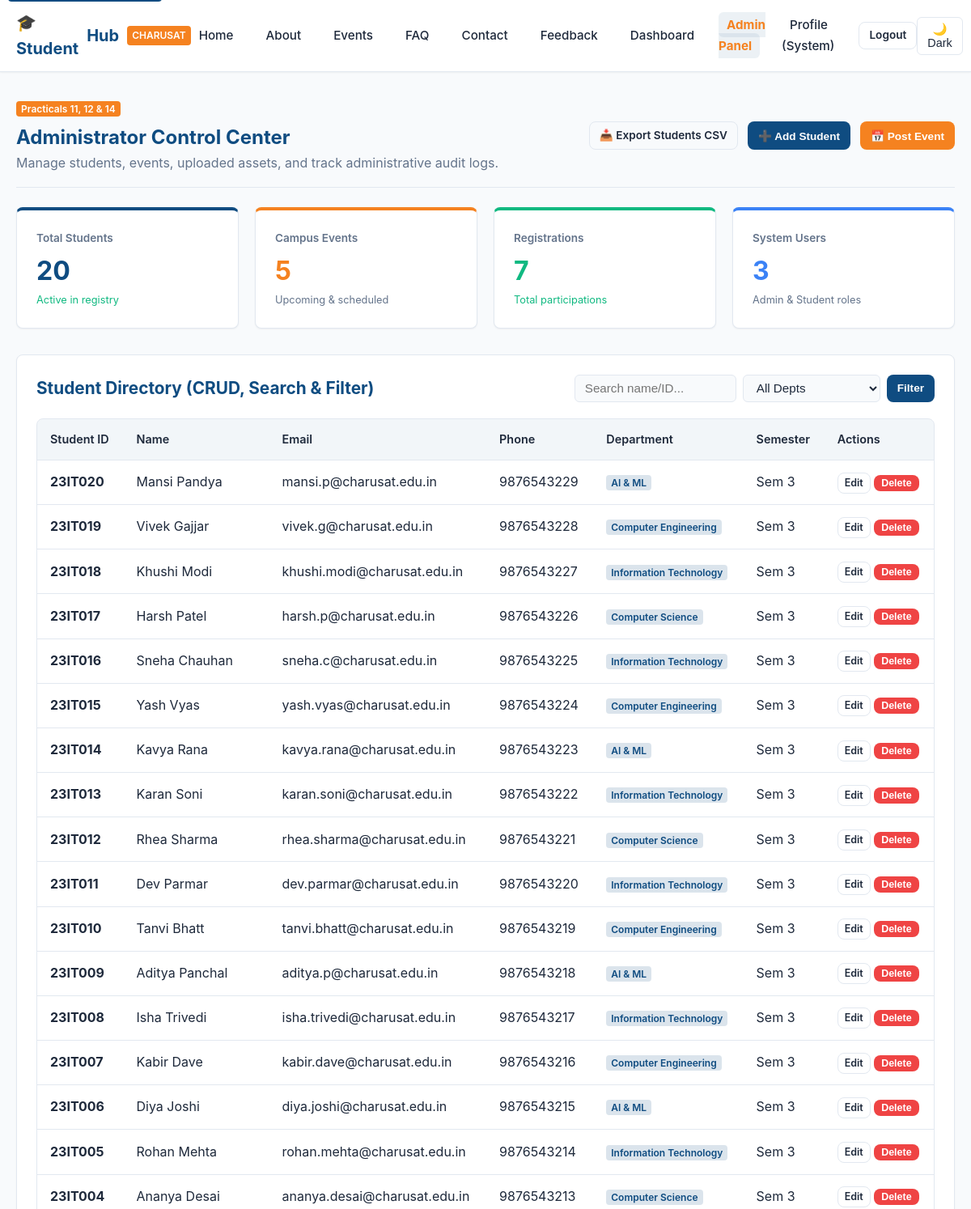
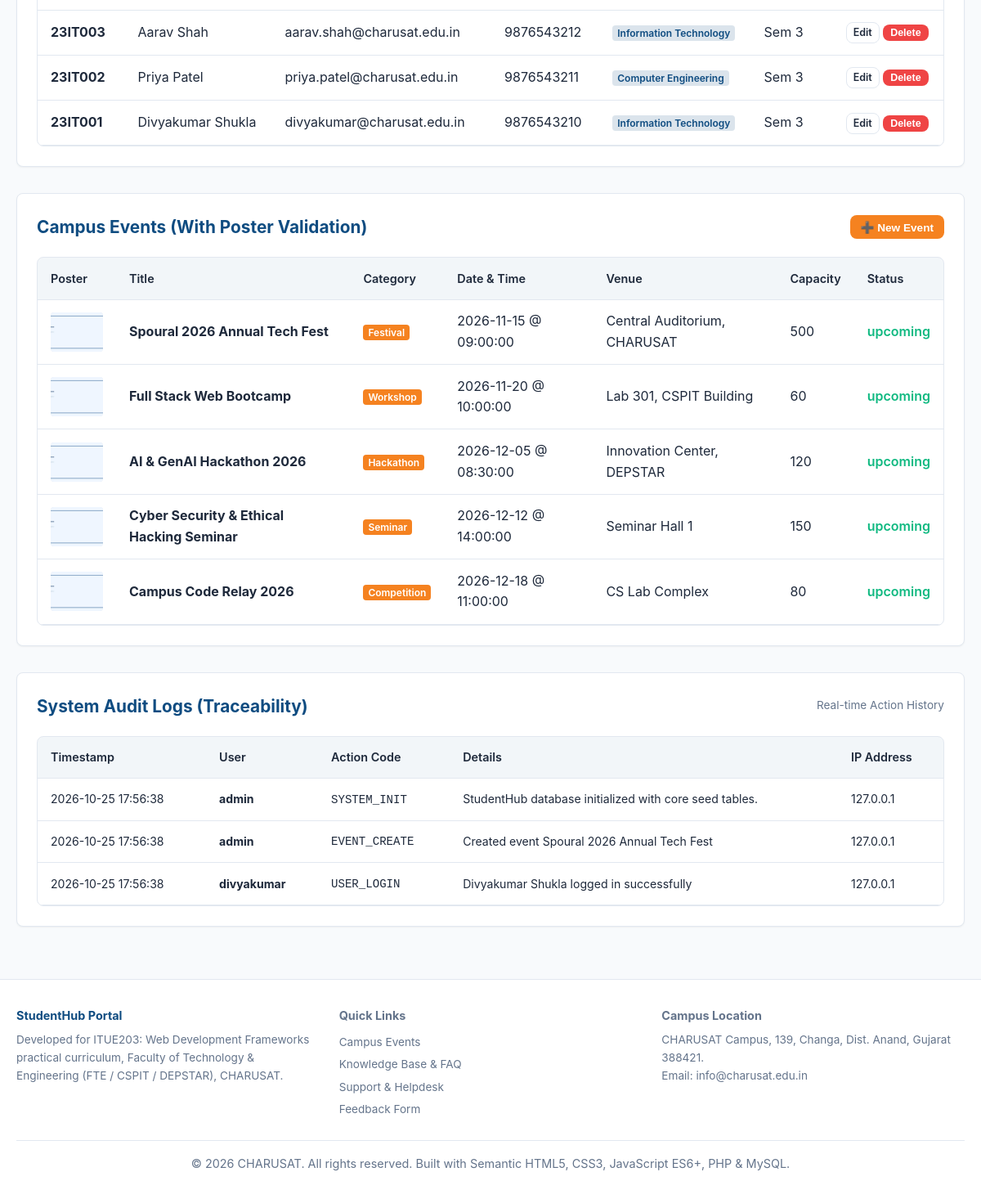
/admin.php (signed in), run on the app's committed database (2 pictures, top to bottom).
### tables this page shows
CREATE TABLE `students` (
  `id` INT AUTO_INCREMENT PRIMARY KEY,
  `user_id` INT NULL,
  `student_id` VARCHAR(20) NOT NULL UNIQUE,
  `first_name` VARCHAR(50) NOT NULL,
  `last_name` VARCHAR(50) NOT NULL,
  `email` VARCHAR(100) NOT NULL UNIQUE,
  `phone` VARCHAR(15) NOT NULL,
  `department` VARCHAR(50) NOT NULL,
  `semester` INT NOT NULL DEFAULT 3,
  `gender` ENUM('Male', 'Female', 'Other') NOT NULL,
  `status` ENUM('active', 'inactive', 'deleted') NOT NULL DEFAULT 'active',
  `created_at` TIMESTAMP DEFAULT CURRENT_TIMESTAMP,
  `updated_at` TIMESTAMP DEFAULT CURRENT_TIMESTAMP ON UPDATE CURRENT_TIMESTAMP,
  CONSTRAINT `fk_students_user` FOREIGN KEY (`user_id`) REFERENCES `users` (`id`) ON DELETE SET NULL
);

CREATE TABLE `events` (
  `id` INT AUTO_INCREMENT PRIMARY KEY,
  `title` VARCHAR(150) NOT NULL,
  `category` VARCHAR(50) NOT NULL,
  `description` TEXT NOT NULL,
  `event_date` DATE NOT NULL,
  `event_time` TIME NOT NULL,
  `venue` VARCHAR(100) NOT NULL,
  `poster_image` VARCHAR(255) DEFAULT 'default_event.jpg',
  `capacity` INT NOT NULL DEFAULT 100,
  `status` ENUM('upcoming', 'completed', 'cancelled') NOT NULL DEFAULT 'upcoming',
  `created_by` INT NULL,
  `created_at` TIMESTAMP DEFAULT CURRENT_TIMESTAMP,
  `updated_at` TIMESTAMP DEFAULT CURRENT_TIMESTAMP ON UPDATE CURRENT_TIMESTAMP,
  CONSTRAINT `fk_events_created_by` FOREIGN KEY (`created_by`) REFERENCES `users` (`id`) ON DELETE SET NULL
);

CREATE TABLE `audit_logs` (
  `id` INT AUTO_INCREMENT PRIMARY KEY,
  `user_id` INT NULL,
  `action` VARCHAR(100) NOT NULL,
  `details` TEXT NULL,
  `ip_address` VARCHAR(45) NULL,
  `created_at` TIMESTAMP DEFAULT CURRENT_TIMESTAMP,
  CONSTRAINT `fk_audit_user` FOREIGN KEY (`user_id`) REFERENCES `users` (`id`) ON DELETE SET NULL
);

CREATE TABLE `users` (
  `id` INT AUTO_INCREMENT PRIMARY KEY,
  `username` VARCHAR(50) NOT NULL UNIQUE,
  `email` VARCHAR(100) NOT NULL UNIQUE,
  `password` VARCHAR(255) NOT NULL,
  `role` ENUM('admin', 'student') NOT NULL DEFAULT 'student',
  `full_name` VARCHAR(100) NOT NULL,
  `status` ENUM('active', 'inactive') NOT NULL DEFAULT 'active',
  `last_login` DATETIME NULL,
  `created_at` TIMESTAMP DEFAULT CURRENT_TIMESTAMP,
  `updated_at` TIMESTAMP DEFAULT CURRENT_TIMESTAMP ON UPDATE CURRENT_TIMESTAMP
);

### includes/db.php (called while the page is built, shortened)
<?php
if (class_exists('mysqli')) {
    $conn = @new mysqli(DB_HOST, DB_USER, DB_PASS, DB_NAME, DB_PORT);
    if ($conn->connect_error) {
        error_log("StudentHub DB Connection Error: " . $conn->connect_error);
    } else {
        $db_connected = true;
    }
} else {
    error_log('StudentHub requires the PHP mysqli extension. Enable mysqli in php.ini.');
}
?>

### admin.php (the view, shortened to what this page needs)
<?php
require_once __DIR__ . '/includes/db.php';
$stats = ['students' => 20, 'events' => 5, 'registrations' => 7, 'users' => 3];
$student_list = [];
$event_list = [];
$audit_list = [];
if ($db_connected) {
    $res = $conn->query("SELECT COUNT(*) AS c FROM students WHERE status != 'deleted'");
    if ($res) $stats['students'] = $res->fetch_assoc()['c'];
    $res = $conn->query("SELECT COUNT(*) AS c FROM events");
    if ($res) $stats['events'] = $res->fetch_assoc()['c'];
    $res = $conn->query("SELECT COUNT(*) AS c FROM registrations");
    if ($res) $stats['registrations'] = $res->fetch_assoc()['c'];
    $res = $conn->query("SELECT COUNT(*) AS c FROM users");
    if ($res) $stats['users'] = $res->fetch_assoc()['c'];
    $sql = "SELECT * FROM students WHERE status != 'deleted'";
    $sql .= " ORDER BY id DESC LIMIT 50";
    $st_stmt = $conn->prepare($sql);
    $st_stmt->execute();
    $student_list = $st_stmt->get_result()->fetch_all(MYSQLI_ASSOC);
    $ev_res = $conn->query("SELECT * FROM events ORDER BY event_date ASC");
    if ($ev_res) $event_list = $ev_res->fetch_all(MYSQLI_ASSOC);
    $aud_res = $conn->query("SELECT a.*, u.username FROM audit_logs a LEFT JOIN users u ON a.user_id = u.id ORDER BY a.created_at DESC LIMIT 15");
    if ($aud_res) $audit_list = $aud_res->fetch_all(MYSQLI_ASSOC);
}
require_once __DIR__ . '/includes/header.php';
?>
<section style="margin-bottom: 2rem;">
  <div style="display: flex; justify-content: space-between; align-items: center; flex-wrap: wrap; gap: 1rem; margin-bottom: 1.5rem; border-bottom: 1px solid var(--border-color); padding-bottom: 1rem;">
    <div>
      <span class="brand-badge" style="background: var(--secondary-color);">Practicals 11, 12 & 14</span>
      <h1 style="color: var(--primary-color); margin-top: 0.25rem;">Administrator Control Center</h1>
      <p style="color: var(--text-muted);">Manage students, events, uploaded assets, and track administrative audit logs.</p>
    </div>
    <div style="display: flex; gap: 0.75rem;">
      <a href="admin.php?action=export_students" class="btn btn-outline btn-sm">📥 Export Students CSV</a>
      <button class="btn btn-primary btn-sm" onclick="openModal('addStudentModal')">➕ Add Student</button>
      <button class="btn btn-secondary btn-sm" onclick="openModal('addEventModal')">📅 Post Event</button>
    </div>
  </div>
  <div style="display: grid; grid-template-columns: repeat(auto-fit, minmax(220px, 1fr)); gap: 1.25rem; margin-bottom: 2rem;">
    <div class="card" style="border-top: 4px solid var(--primary-color);">
      <div style="color: var(--text-muted); font-size: 0.85rem; font-weight: 600;">Total Students</div>
      <div style="font-size: 2rem; font-weight: 700; color: var(--primary-color); margin-top: 0.25rem;"><?php echo $stats['students']; ?></div>
      <div style="font-size: 0.8rem; color: var(--accent-color);">Active in registry</div>
    </div>
    <div class="card" style="border-top: 4px solid var(--secondary-color);">
      <div style="color: var(--text-muted); font-size: 0.85rem; font-weight: 600;">Campus Events</div>
      <div style="font-size: 2rem; font-weight: 700; color: var(--secondary-color); margin-top: 0.25rem;"><?php echo $stats['events']; ?></div>
      <div style="font-size: 0.8rem; color: var(--text-muted);">Upcoming & scheduled</div>
    </div>
    <div class="card" style="border-top: 4px solid var(--accent-color);">
      <div style="color: var(--text-muted); font-size: 0.85rem; font-weight: 600;">Registrations</div>
      <div style="font-size: 2rem; font-weight: 700; color: var(--accent-color); margin-top: 0.25rem;"><?php echo $stats['registrations']; ?></div>
      <div style="font-size: 0.8rem; color: var(--accent-color);">Total participations</div>
    </div>
    <div class="card" style="border-top: 4px solid var(--info-color);">
      <div style="color: var(--text-muted); font-size: 0.85rem; font-weight: 600;">System Users</div>
      <div style="font-size: 2rem; font-weight: 700; color: var(--info-color); margin-top: 0.25rem;"><?php echo $stats['users']; ?></div>
      <div style="font-size: 0.8rem; color: var(--text-muted);">Admin & Student roles</div>
    </div>
  </div>
  <div class="card" style="margin-bottom: 2rem;">
    <div style="display: flex; justify-content: space-between; align-items: center; flex-wrap: wrap; gap: 1rem; margin-bottom: 1.25rem;">
      <h2 style="font-size: 1.3rem; color: var(--primary-color);">Student Directory (CRUD, Search & Filter)</h2>
      <form method="GET" action="admin.php" style="display: flex; gap: 0.5rem; flex-wrap: wrap;">
        <input type="text" name="st_search" class="form-control" style="width: 200px; padding: 0.4rem 0.75rem;" placeholder="Search name/ID..." value="<?php echo htmlspecialchars($_GET['st_search'] ?? ''); ?>">
        <select name="st_dept" class="form-control" style="width: 170px; padding: 0.4rem 0.75rem;">
          <option value="all">All Depts</option>
        </select>
        <button type="submit" class="btn btn-primary btn-sm">Filter</button>
      </form>
    </div>
    <div class="table-responsive">
      <table class="table">
        <thead>
          <tr>
            <th>Student ID</th>
            <th>Name</th>
            <th>Email</th>
            <th>Phone</th>
            <th>Department</th>
            <th>Semester</th>
            <th>Actions</th>
          </tr>
        </thead>
        <tbody>
          <?php if (empty($student_list)): ?>
            <tr><td colspan="7" style="text-align:center; color:var(--text-muted);">No student records found.</td></tr>
          <?php else: ?>
            <?php foreach ($student_list as $st): ?>
              <tr>
                <td><strong><?php echo htmlspecialchars($st['student_id']); ?></strong></td>
                <td><?php echo htmlspecialchars($st['first_name'] . ' ' . $st['last_name']); ?></td>
                <td><?php echo htmlspecialchars($st['email']); ?></td>
                <td><?php echo htmlspecialchars($st['phone']); ?></td>
                <td><span class="brand-badge" style="background: rgba(15,76,129,0.15); color: var(--primary-color);"><?php echo htmlspecialchars($st['department']); ?></span></td>
                <td>Sem <?php echo htmlspecialchars($st['semester']); ?></td>
                <td>
                  <a class="btn btn-outline btn-sm" style="padding:2px 8px;font-size:.78rem;" href="admin.php?edit_student=<?php echo (int)$st['id']; ?>">Edit</a>
                  <form method="POST" action="admin.php" onsubmit="return confirm('Confirm deleting student <?php echo htmlspecialchars($st['student_id']); ?>?');" style="display:inline;">
                    <button type="submit" class="btn btn-danger btn-sm" style="padding: 2px 8px; font-size: 0.78rem;">Delete</button>
                  </form>
                </td>
              </tr>
            <?php endforeach; ?>
          <?php endif; ?>
        </tbody>
      </table>
    </div>
  </div>
  <div class="card" style="margin-bottom: 2rem;">
    <div style="display: flex; justify-content: space-between; align-items: center; margin-bottom: 1.25rem;">
      <h2 style="font-size: 1.3rem; color: var(--primary-color);">Campus Events (With Poster Validation)</h2>
      <button class="btn btn-secondary btn-sm" onclick="openModal('addEventModal')">➕ New Event</button>
    </div>
    <div class="table-responsive">
      <table class="table">
        <thead>
          <tr>
            <th>Poster</th>
            <th>Title</th>
            <th>Category</th>
            <th>Date & Time</th>
            <th>Venue</th>
            <th>Capacity</th>
            <th>Status</th>
          </tr>
        </thead>
        <tbody>
          <?php foreach ($event_list as $ev): ?>
            <tr>
              <td>
                <div style="width: 64px; height: 48px; border-radius: 4px; background: #e2e8f0; display:flex; align-items:center; justify-content:center; overflow:hidden;">
                  <img src="<?php echo htmlspecialchars((!empty($ev['poster_image']) && file_exists(__DIR__ . '/assets/uploads/' . basename($ev['poster_image'])) ? 'assets/uploads/' . basename($ev['poster_image']) : 'assets/images/default_event.jpg')); ?>" alt="Event poster" style="width:100%;height:100%;object-fit:cover;" onerror="this.onerror=null;this.src='assets/images/default_event.jpg';">
                </div>
              </td>
              <td><strong><?php echo htmlspecialchars($ev['title']); ?></strong></td>
              <td><span class="brand-badge"><?php echo htmlspecialchars($ev['category']); ?></span></td>
              <td><?php echo htmlspecialchars($ev['event_date']); ?> @ <?php echo htmlspecialchars($ev['event_time']); ?></td>
              <td><?php echo htmlspecialchars($ev['venue']); ?></td>
              <td><?php echo htmlspecialchars($ev['capacity']); ?></td>
              <td><span style="color: var(--accent-color); font-weight:600;"><?php echo htmlspecialchars($ev['status']); ?></span></td>
            </tr>
          <?php endforeach; ?>
        </tbody>
      </table>
    </div>
  </div>
  <div class="card">
    <div style="display: flex; justify-content: space-between; align-items: center; margin-bottom: 1.25rem;">
      <h2 style="font-size: 1.3rem; color: var(--primary-color);">System Audit Logs (Traceability)</h2>
      <span style="font-size: 0.85rem; color: var(--text-muted);">Real-time Action History</span>
    </div>
    <div class="table-responsive">
      <table class="table" style="font-size: 0.88rem;">
        <thead>
          <tr>
            <th>Timestamp</th>
            <th>User</th>
            <th>Action Code</th>
            <th>Details</th>
            <th>IP Address</th>
          </tr>
        </thead>
        <tbody>
          <?php foreach ($audit_list as $log): ?>
            <tr>
              <td><?php echo htmlspecialchars($log['created_at']); ?></td>
              <td><strong><?php echo htmlspecialchars($log['username'] ?? 'System'); ?></strong></td>
              <td><code><?php echo htmlspecialchars($log['action']); ?></code></td>
              <td><?php echo htmlspecialchars($log['details']); ?></td>
              <td><?php echo htmlspecialchars($log['ip_address']); ?></td>
            </tr>
          <?php endforeach; ?>
        </tbody>
      </table>
    </div>
  </div>
</section>
<?php require_once __DIR__ . '/includes/footer.php'; ?>

### data on the page
students: student "23IT020", first_name+last_name "Mansi Pandya", email "mansi.p@charusat.edu.in", phone "9876543229", department "AI & ML", semester "3"
students: student "23IT019", first_name+last_name "Vivek Gajjar", email "vivek.g@charusat.edu.in", phone "9876543228", department "Computer Engineering", semester "3"
students: student "23IT018", first_name+last_name "Khushi Modi", email "khushi.modi@charusat.edu.in", phone "9876543227", department "Information Technology", semester "3"
students: student "23IT017", first_name+last_name "Harsh Patel", email "harsh.p@charusat.edu.in", phone "9876543226", department "Computer Science", semester "3"
students: student "23IT016", first_name+last_name "Sneha Chauhan", email "sneha.c@charusat.edu.in", phone "9876543225", department "Information Technology", semester "3"
students: student "23IT015", first_name+last_name "Yash Vyas", email "yash.vyas@charusat.edu.in", phone "9876543224", department "Computer Engineering", semester "3"
students: student "23IT014", first_name+last_name "Kavya Rana", email "kavya.rana@charusat.edu.in", phone "9876543223", department "AI & ML", semester "3"
students: student "23IT013", first_name+last_name "Karan Soni", email "karan.soni@charusat.edu.in", phone "9876543222", department "Information Technology", semester "3"
students: student "23IT012", first_name+last_name "Rhea Sharma", email "rhea.sharma@charusat.edu.in", phone "9876543221", department "Computer Science", semester "3"
students: student "23IT011", first_name+last_name "Dev Parmar", email "dev.parmar@charusat.edu.in", phone "9876543220", department "Information Technology", semester "3"
students: student "23IT010", first_name+last_name "Tanvi Bhatt", email "tanvi.bhatt@charusat.edu.in", phone "9876543219", department "Computer Engineering", semester "3"
students: student "23IT009", first_name+last_name "Aditya Panchal", email "aditya.p@charusat.edu.in", phone "9876543218", department "AI & ML", semester "3"
students: student "23IT008", first_name+last_name "Isha Trivedi", email "isha.trivedi@charusat.edu.in", phone "9876543217", department "Information Technology", semester "3"
students: student "23IT007", first_name+last_name "Kabir Dave", email "kabir.dave@charusat.edu.in", phone "9876543216", department "Computer Engineering", semester "3"
students: student "23IT006", first_name+last_name "Diya Joshi", email "diya.joshi@charusat.edu.in", phone "9876543215", department "AI & ML", semester "3"
students: student "23IT005", first_name+last_name "Rohan Mehta", email "rohan.mehta@charusat.edu.in", phone "9876543214", department "Information Technology", semester "3"
students: student "23IT004", first_name+last_name "Ananya Desai", email "ananya.desai@charusat.edu.in", phone "9876543213", department "Computer Science", semester "3"
students: student "23IT003", first_name+last_name "Aarav Shah", email "aarav.shah@charusat.edu.in", phone "9876543212", department "Information Technology", semester "3"
students: student "23IT002", first_name+last_name "Priya Patel", email "priya.patel@charusat.edu.in", phone "9876543211", department "Computer Engineering", semester "3"
students: student "23IT001", first_name+last_name "Divyakumar Shukla", email "divyakumar@charusat.edu.in", phone "9876543210", department "Information Technology", semester "3"
events: title "Spoural 2026 Annual Tech Fest", category "Festival", event_date "2026-11-15", event_time "09:00:00", venue "Central Auditorium, CHARUSAT", capacity "500", status "upcoming"
events: title "Full Stack Web Bootcamp", category "Workshop", event_date "2026-11-20", event_time "10:00:00", venue "Lab 301, CSPIT Building", capacity "60", status "upcoming"
events: title "AI & GenAI Hackathon 2026", category "Hackathon", event_date "2026-12-05", event_time "08:30:00", venue "Innovation Center, DEPSTAR", capacity "120", status "upcoming"
events: title "Cyber Security & Ethical Hacking Seminar", category "Seminar", event_date "2026-12-12", event_time "14:00:00", venue "Seminar Hall 1", capacity "150", status "upcoming"
events: title "Campus Code Relay 2026", category "Competition", event_date "2026-12-18", event_time "11:00:00", venue "CS Lab Complex", capacity "80", status "upcoming"
audit_logs: created_at "2026-10-25 17:56:38", user.username "admin", action "SYSTEM_INIT", details "StudentHub database initialized with core seed tables.", ip_address "127.0.0.1"
audit_logs: created_at "2026-10-25 17:56:38", user.username "admin", action "EVENT_CREATE", details "Created event Spoural 2026 Annual Tech Fest", ip_address "127.0.0.1"
audit_logs: created_at "2026-10-25 17:56:38", user.username "divyakumar", action "USER_LOGIN", details "Divyakumar Shukla logged in successfully", ip_address "127.0.0.1"

### other printed values
explode(' ', $user_name)[0] "System"
$stats['students'] "20"
$stats['events'] "5"
$stats['registrations'] "7"
$stats['users'] "3"
